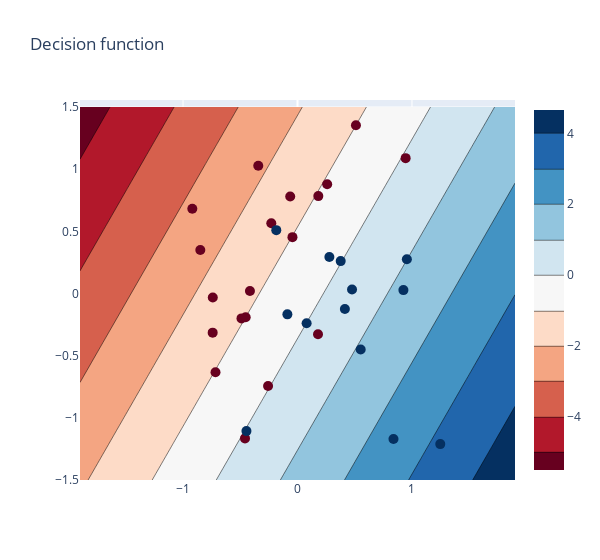

Notebook code cell kept with this figure:
### Code cell
# 20 uniform points in the unit square
# noise is added to the coordinates of the points

np.random.seed(2020)
X = 2*np.random.rand(32, 2) - 1

y = np.zeros(X.shape[0])

# initialize labels
for i in range(0,X.shape[0]):
    y[i] = labels_line(X[i,:])

# randomly perturb the points X
for i in range(0,X.shape[0]):
    X[i,:] = X[i,:] + ( 2*np.random.rand(1, 2) - 1 ) / 2

# fit the model
clf = svm.SVC(kernel="linear")
clf.fit(X, y)

# plot
fig = go.Figure()
plot_data_decision_function(X, y, clf, fig, "Decision function", 1.9, 1.5)
fig.show()

### Figure 1 — Plotly figure (JSON) as saved in the notebook; plotly's stock layout.template omitted (floating-point values rounded to 4 significant figures; data arrays with more than 128 entries replaced by an {"elided": "..."} marker saying what was removed)
{"data": [{"marker": {"color": [1, 1, 1, -1, 1, -1, 1, -1, -1, -1, 1, -1, -1, -1, -1, -1, -1, 1, -1, -1, -1, -1, -1, 1, -1, 1, 1, 1, -1, 1, -1, 1], "colorscale": [[0, "rgb(103,0,31)"], [0.1, "rgb(178,24,43)"], [0.2, "rgb(214,96,77)"], [0.3, "rgb(244,165,130)"], [0.4, "rgb(253,219,199)"], [0.5, "rgb(247,247,247)"], [0.6, "rgb(209,229,240)"], [0.7, "rgb(146,197,222)"], [0.8, "rgb(67,147,195)"], [0.9, "rgb(33,102,172)"], [1, "rgb(5,48,97)"]], "size": 10}, "mode": "markers", "showlegend": false, "type": "scatter", "x": [0.9554, 0.4138, -0.08832, -0.7163, 0.8385, -0.9189, 0.9252, -0.74, -0.4893, -0.2572, 1.247, 0.5105, -0.04406, -0.4526, -0.7411, -0.2289, 0.1791, 0.3773, -0.06379, -0.849, -0.3427, 0.9447, -0.4586, -0.1853, -0.4153, 0.07969, 0.552, -0.4459, 0.2593, 0.4763, 0.182, 0.2784], "y": [0.2761, -0.1248, -0.1676, -0.6334, -1.17, 0.6827, 0.02753, -0.03178, -0.1999, -0.7432, -1.211, 1.354, 0.4535, -0.1905, -0.3146, 0.5653, -0.3274, 0.2609, 0.781, 0.3501, 1.028, 1.089, -1.165, 0.5099, 0.02066, -0.2385, -0.4506, -1.107, 0.8791, 0.03282, 0.7838, 0.2937]}, {"colorscale": [[0, "rgb(103,0,31)"], [0.1, "rgb(178,24,43)"], [0.2, "rgb(214,96,77)"], [0.3, "rgb(244,165,130)"], [0.4, "rgb(253,219,199)"], [0.5, "rgb(247,247,247)"], [0.6, "rgb(209,229,240)"], [0.7, "rgb(146,197,222)"], [0.8, "rgb(67,147,195)"], [0.9, "rgb(33,102,172)"], [1, "rgb(5,48,97)"]], "type": "contour", "x": [-1.9, -1.7, -1.5, -1.3, -1.1, -0.9, -0.7, -0.5, -0.3, -0.1, 0.1, 0.3, 0.5, 0.7, 0.9, 1.1, 1.3, 1.5, 1.7, 1.9], "y": [-1.5, -1.342, -1.184, -1.026, -0.8684, -0.7105, -0.5526, -0.3947, -0.2368, -0.07895, 0.07895, 0.2368, 0.3947, 0.5526, 0.7105, 0.8684, 1.026, 1.184, 1.342, 1.5], "z": {"elided": "20x20 float values"}}], "layout": {"title": {"text": "Decision function"}, "width": 600}}
